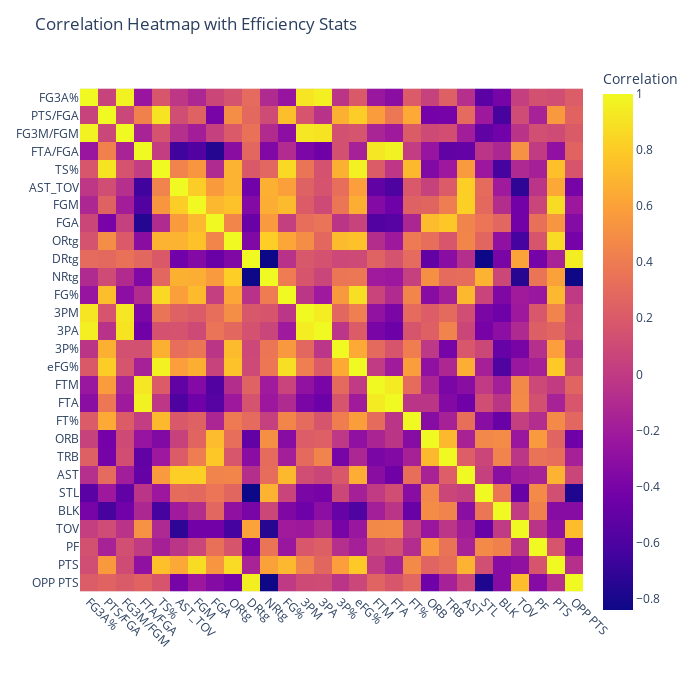

The notebook cell saved with this chart:
### Code cell
data['FG3A%'] = data['3PA'] / data['FGA']
data['PTS/FGA'] = data['PTS'] / data['FGA']
data['FG3M/FGM'] = data['3PM'] / data['FGM']
data['FTA/FGA'] = data['FTA'] / data['FGA']
data['TS%'] = 0.5 * data['PTS'] / (data['FGA'] + 0.475 * data['FTA'])
data['AST_TOV'] = data['AST'] / data['TOV']

stats = ["FG3A%", "PTS/FGA", "FG3M/FGM", "FTA/FGA", "TS%", "AST_TOV", "FGM", "FGA", "ORtg", "DRtg", "NRtg", "FG%", 
         "3PM", "3PA", "3P%", "eFG%", "FTM", "FTA", "FT%", "ORB", "TRB", "AST", "STL", "BLK", "TOV", "PF", "PTS", "OPP PTS"]

correlation_matrix = data[stats].corr()


fig = px.imshow(correlation_matrix, labels=dict(color="Correlation"), x=correlation_matrix.columns, y=correlation_matrix.columns)
    


fig.update_layout(title="Correlation Heatmap with Efficiency Stats", width=700,height=700)


fig.update_xaxes(tickangle=45, tickmode='linear')
fig.update_yaxes(tickmode='linear')

fig.show()

### Figure 1 — Plotly figure (JSON) as saved in the notebook; plotly's stock layout.template omitted (floating-point values rounded to 4 significant figures; data arrays with more than 128 entries replaced by an {"elided": "..."} marker saying what was removed)
{"data": [{"coloraxis": "coloraxis", "hovertemplate": "x: %{x}<br>y: %{y}<br>Correlation: %{z}<extra></extra>", "name": "0", "type": "heatmap", "x": ["FG3A%", "PTS/FGA", "FG3M/FGM", "FTA/FGA", "TS%", "AST_TOV", "FGM", "FGA", "ORtg", "DRtg", "NRtg", "FG%", "3PM", "3PA", "3P%", "eFG%", "FTM", "FTA", "FT%", "ORB", "TRB", "AST", "STL", "BLK", "TOV", "PF", "PTS", "OPP PTS"], "xaxis": "x", "y": ["FG3A%", "PTS/FGA", "FG3M/FGM", "FTA/FGA", "TS%", "AST_TOV", "FGM", "FGA", "ORtg", "DRtg", "NRtg", "FG%", "3PM", "3PA", "3P%", "eFG%", "FTM", "FTA", "FT%", "ORB", "TRB", "AST", "STL", "BLK", "TOV", "PF", "PTS", "OPP PTS"], "yaxis": "y", "z": {"elided": "28x28 float values"}}], "layout": {"coloraxis": {"colorbar": {"title": {"text": "Correlation"}}, "colorscale": [[0, "#0d0887"], [0.1111, "#46039f"], [0.2222, "#7201a8"], [0.3333, "#9c179e"], [0.4444, "#bd3786"], [0.5556, "#d8576b"], [0.6667, "#ed7953"], [0.7778, "#fb9f3a"], [0.8889, "#fdca26"], [1, "#f0f921"]]}, "height": 700, "margin": {"t": 60}, "title": {"text": "Correlation Heatmap with Efficiency Stats"}, "width": 700, "xaxis": {"anchor": "y", "autorange": true, "constrain": "domain", "domain": [0, 1], "range": [-0.5, 27.5], "scaleanchor": "y", "tickangle": 45, "tickmode": "linear", "type": "category"}, "yaxis": {"anchor": "x", "autorange": true, "constrain": "domain", "domain": [0.05, 0.95], "range": [27.5, -0.5], "tickmode": "linear", "type": "category"}}}
